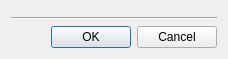
<?xml version="1.0" encoding="UTF-8"?>
<ui version="4.0">
 <class>BasicStrokeDialogForm</class>
 <widget class="QDialog" name="BasicStrokeDialogForm">
  <property name="geometry">
   <rect>
    <x>0</x>
    <y>0</y>
    <width>207</width>
    <height>70</height>
   </rect>
  </property>
  <property name="windowTitle">
   <string>Dialog</string>
  </property>
  <layout class="QGridLayout" name="gridLayout_3">
   <property name="sizeConstraint">
    <enum>QLayout::SetFixedSize</enum>
   </property>
   <item row="0" column="0">
    <layout class="QGridLayout" name="gridLayout_2">
     <item row="0" column="0">
      <widget class="QFrame" name="m_strokeWidgetFrame"/>
     </item>
     <item row="1" column="0">
      <widget class="Line" name="line">
       <property name="orientation">
        <enum>Qt::Horizontal</enum>
       </property>
      </widget>
     </item>
     <item row="2" column="0">
      <layout class="QGridLayout" name="gridLayout">
       <item row="0" column="0">
        <spacer name="horizontalSpacer">
         <property name="orientation">
          <enum>Qt::Horizontal</enum>
         </property>
         <property name="sizeHint" stdset="0">
          <size>
           <width>40</width>
           <height>20</height>
          </size>
         </property>
        </spacer>
       </item>
       <item row="0" column="1">
        <widget class="QPushButton" name="m_okPushButton">
         <property name="text">
          <string>OK</string>
         </property>
        </widget>
       </item>
       <item row="0" column="2">
        <widget class="QPushButton" name="m_cancelPushButton">
         <property name="text">
          <string>Cancel</string>
         </property>
        </widget>
       </item>
      </layout>
     </item>
    </layout>
   </item>
  </layout>
 </widget>
 <resources/>
 <connections>
  <connection>
   <sender>m_okPushButton</sender>
   <signal>pressed()</signal>
   <receiver>BasicStrokeDialogForm</receiver>
   <slot>accept()</slot>
   <hints>
    <hint type="sourcelabel">
     <x>128</x>
     <y>82</y>
    </hint>
    <hint type="destinationlabel">
     <x>122</x>
     <y>123</y>
    </hint>
   </hints>
  </connection>
  <connection>
   <sender>m_cancelPushButton</sender>
   <signal>pressed()</signal>
   <receiver>BasicStrokeDialogForm</receiver>
   <slot>reject()</slot>
   <hints>
    <hint type="sourcelabel">
     <x>213</x>
     <y>87</y>
    </hint>
    <hint type="destinationlabel">
     <x>224</x>
     <y>126</y>
    </hint>
   </hints>
  </connection>
 </connections>
</ui>
